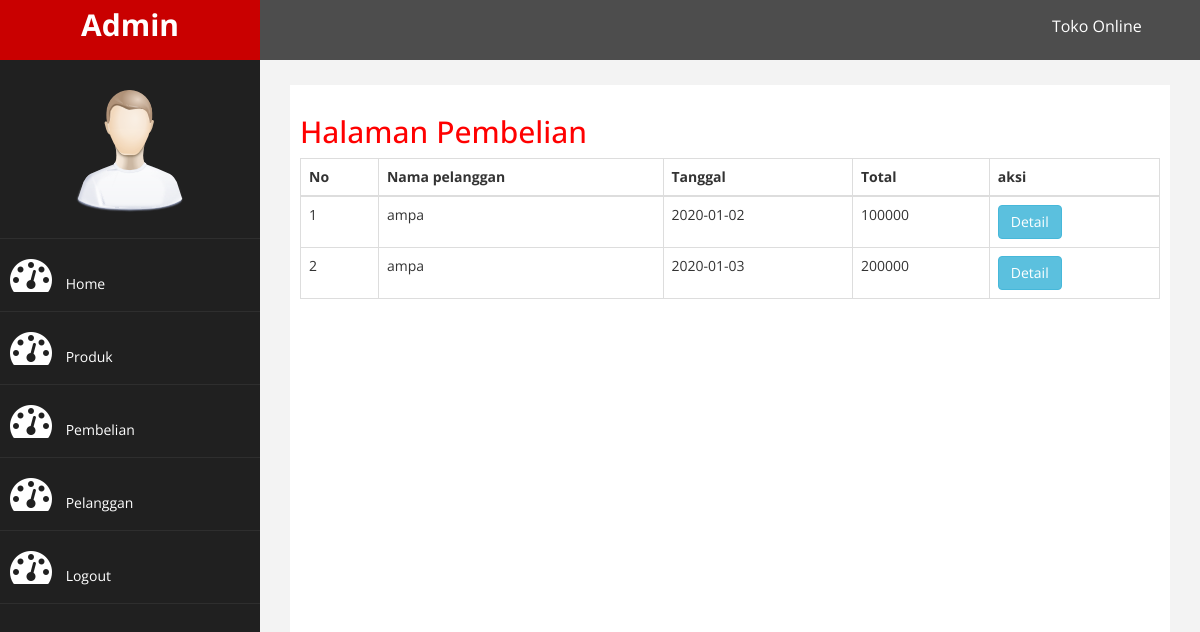
Screenshot of /admin/index.php?halaman=pembelian with the database file from the repository.
### tables this page shows
CREATE TABLE IF NOT EXISTS `pembelian` (
  `id_pembelian` int(11) NOT NULL AUTO_INCREMENT,
  `id_pelanggan` int(11) NOT NULL,
  `tanggal_pembelian` date NOT NULL,
  `total_pembelian` int(11) NOT NULL,
  PRIMARY KEY (`id_pembelian`)
);

CREATE TABLE IF NOT EXISTS `pelanggan` (
  `id_pelanggan` int(11) NOT NULL AUTO_INCREMENT,
  `email_pelanggan` varchar(100) NOT NULL,
  `password_pelanggan` varchar(50) NOT NULL,
  `nama_pelanggan` varchar(100) NOT NULL,
  `telpon` varchar(50) NOT NULL,
  PRIMARY KEY (`id_pelanggan`)
);

### admin/pembelian.php (the view)
<h2>Halaman Pembelian</h2>
<table class="table table-bordered">
	<thead>
		<tr>
			<th>No</th>
			<th>Nama pelanggan</th>
			<th>Tanggal</th>
			<th>Total</th>
			<th>aksi</th>
		</tr>
	</thead>
	<tbody>
		<?php $no=1; ?>
		<?php $ambil=$koneksi->query("select * from pembelian JOIN pelanggan ON pembelian.id_pelanggan=pelanggan.id_pelanggan"); ?>
		<?php while($pecah=$ambil->fetch_assoc()){ ?>
		<tr>
			<td><?php echo $no; ?></td>
			<td><?php echo $pecah['nama_pelanggan']; ?></td>
			<td><?php echo $pecah['tanggal_pembelian']; ?></td>
			<td><?php echo $pecah['total_pembelian'] ?></td>
			<td>
				<a href="index.php?halaman=detail&id=<?php echo $pecah['id_pembelian']; ?>" class= "btn btn-info">Detail</a>
			</td>
		</tr>
		<?php $no++; ?>
	<?php } ?>
	</tbody>
</table>

### admin/assets/css/custom.css (style rules this page uses)
body { font-family: 'Open Sans', sans-serif; }
h2 { color: #f00; }

### rows the page displays
pembelian: id_pelanggan.nama_pelanggan "ampa", tanggal_pembelian "2020-01-02", total_pembelian "100000"
pembelian: id_pelanggan.nama_pelanggan "ampa", tanggal_pembelian "2020-01-03", total_pembelian "200000"
